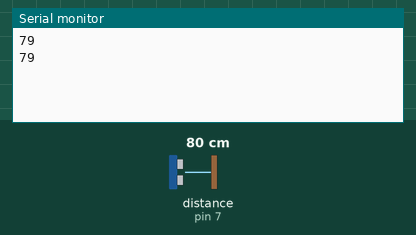
Simulated run of this sketch. Board: Arduino Uno, built with avr-gcc and run on an emulated ATmega328P. Shown: the last lines printed to the serial monitor. Wiring (inferred from the names in the program): ultrasonic range finder: trigger pin 8; echo pin 7. The test bench sets the inputs (shaded band); at power-on: distance to the obstacle (sensor on pin 7) 80 cm. The echo pulse lasts 58.3 µs per cm.

Above: at 5.8 s.
5.9 s: distance to the obstacle (sensor on pin 7) set to 2 cm
At 11.4 s:
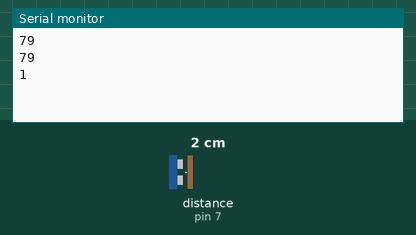
11.9 s: distance to the obstacle (sensor on pin 7) set to 4 cm
At 16.5 s:
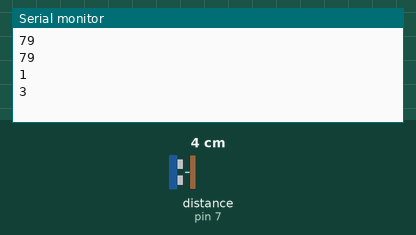
Timing chart, 0 to 18.0 s (numbered marks = the images above; inputs shaded):
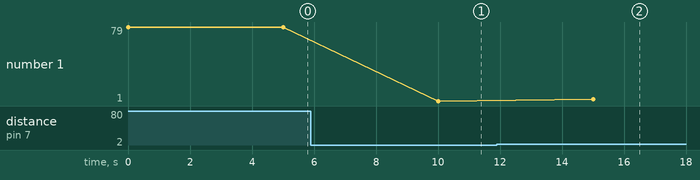

The sketch:

ultrasonic_Sensor.ino
```cpp
#define echoPin 7
#define trigPin 8

long duration;
long distance;
long inches,cm;

void setup() {
  Serial.begin(9600);
  pinMode(echoPin,INPUT);
  pinMode(trigPin,OUTPUT);
}

void loop() {
  digitalWrite(trigPin,LOW);
  delayMicroseconds(2);

  digitalWrite(trigPin,HIGH);
  delayMicroseconds(10);

  digitalWrite(trigPin,LOW);

  duration=pulseIn(echoPin,HIGH);

  // convert the time into a distance
  distance=duration/58.2;
  Serial.println(distance);
  //Serial.print("dist, ");

 /* inches = microsecondsToInches(duration);
  cm = microsecondsToCentimeters(duration);

  Serial.print(inches);
  Serial.print("in, ");
  Serial.print(cm);
  Serial.print("cm");
  Serial.println();*/

  delay(5000);
}
long microsecondsToInches(long microseconds) {
  // According to Parallax's datasheet for the PING))), there are 73.746
  // microseconds per inch (i.e. sound travels at 1130 feet per second).
  // This gives the distance travelled by the ping, outbound and return,
  // so we divide by 2 to get the distance of the obstacle.
  // See: http://www.parallax.com/dl/docs/prod/acc/28015-PING-v1.3.pdf
  return microseconds / 74 / 2;
}

long microsecondsToCentimeters(long microseconds) {
  // The speed of sound is 340 m/s or 29 microseconds per centimeter.
  // The ping travels out and back, so to find the distance of the object we
  // take half of the distance travelled.
  return microseconds / 29 / 2;
}
```

Measured:
- after the input at 5.9 s, the serial monitor: prints a new line after 4.1 s (image 1)
- after the input at 11.9 s, the serial monitor: prints a new line after 3.1 s (image 2)
- plotted number 1: 79 → 1 after the input at 5.9 s, 1 → 3 after the input at 11.9 s
